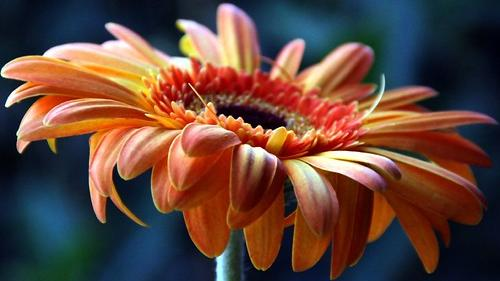
#> input picture src/physion/visual_stim/NI_bank/1.jpg, 500 x 281 px; its folder holds 4 pictures in this run
$ python run_naturalness.py
#> lines starting #> are read from the running program, lines starting #| are printed output that depends on the picture
### src/physion/visual_stim/natural_images/images.py
"""
loading, normalizing and saving natural images

images are 2D float arrays in [0,1] (grayscale), shape (height, width)
"""
import os, pathlib
import numpy as np
from PIL import Image
from natsort import natsorted

# default folder: physion/visual_stim/NI_bank
NI_BANK = os.path.join(pathlib.Path(__file__).resolve().parents[1], 'NI_bank')

EXTENSIONS = ('.jpeg', '.jpg', '.png', '.tif', '.tiff', '.bmp')

# --- stimulus statistics (screen units, in [0,1])
MEAN_LUM = 0.5
RMS_CONTRAST = 0.25


def list_images(folder=NI_BANK, extensions=EXTENSIONS):
    """ image files of `folder`, in natural order (2.jpg before 10.jpg) """
    files = [os.path.join(folder, f) for f in os.listdir(folder)
             if os.path.splitext(f)[1].lower() in extensions]
    return natsorted(files)


def common_shape(files):
    """ largest (height, width) shared by all images, read from the headers only """
    sizes = [Image.open(f).size for f in files]
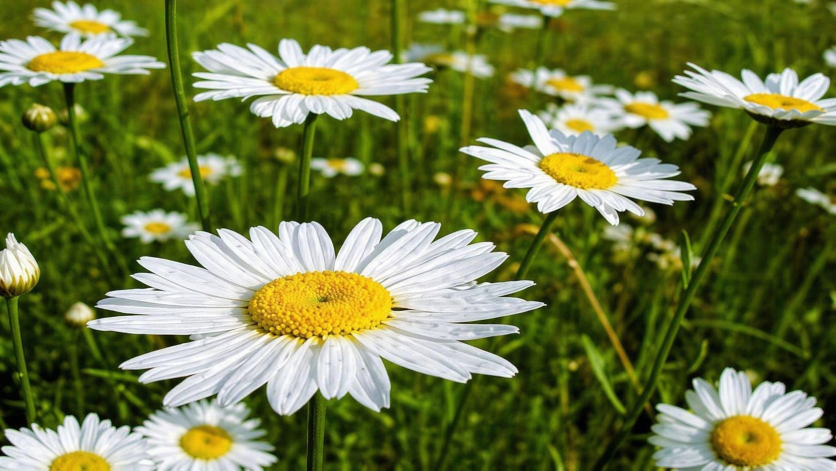
#> input picture src/physion/visual_stim/NI_bank/2.jpg, 1672 x 941 px (shown at 1/2 size)
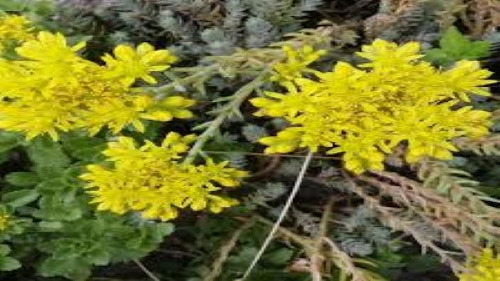
#> input picture src/physion/visual_stim/NI_bank/3.jpg, 500 x 281 px
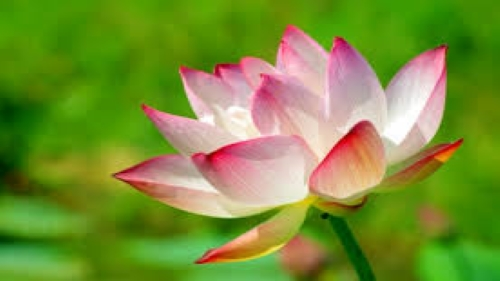
#> input picture src/physion/visual_stim/NI_bank/4.jpg, 500 x 281 px
#> sizes = [(500, 281), (1672, 941), (500, 281), (500, 281)]
    return (min(s[1] for s in sizes), min(s[0] for s in sizes))


# [35 lines left out: functions load_image, load_images, normalize, downsample, not called in this run]


def save_image(x, filename):
    """ 8-bit grayscale image from an array in [0,1] """
    Image.fromarray(np.round(255 * np.clip(x, 0, 1)).astype(np.uint8)).save(filename)

### src/physion/visual_stim/natural_images/run_naturalness.py
"""
Naturalness of phase-morphed images for all pairs of a folder of natural images

    python -m physion.visual_stim.natural_images.run_naturalness --img-dir path/to/images
    python -m physion.visual_stim.natural_images.run_naturalness --img-dir ... --max-pairs 20   # quick test
    python -m physion.visual_stim.natural_images.run_naturalness --img-dir ... --n-figures 500

for every pair: phase-morph continuum, filter-response sparseness (kurtosis) of each image,
naturalness index (1: as sparse as the originals, 0: as Gaussian as a phase-scrambled image),
ranking by the naturalness of the least natural intermediate image, continuum figures named by rank

cost: ~1 s per pair and ~1.5 s per figure on one core (118 images = 6903 pairs: ~15 + 20 min
on 8 cores), ~150 kB per figure

outputs (out-dir):
    pairs_sorted.csv   one row per pair, best pairs first
    sparseness.npz     all kurtosis values (per pair, morph weight, spatial frequency)
    summary.png        naturalness vs. morph weight over all pairs + score histogram
    top-pairs.png / bottom-pairs.png   midpoint images of the best / worst pairs
    continuum/rank-00001_56-61.png ...  continuum figure of each pair (cleared at each run)
"""
import os, time, argparse, itertools
from multiprocessing import Pool
import numpy as np
import matplotlib
matplotlib.use('Agg')
import matplotlib.pyplot as plt

from physion.visual_stim.screens import SCREENS
from physion.visual_stim.natural_images import images, spectrum, morphing, mouse_vision, sparseness, plots

_W = {}   # per-worker state


def init_worker(img_dir, shape, ws, deg_per_px):
    _W['img_dir'], _W['shape'], _W['ws'] = img_dir, shape, ws
    _W['model'] = sparseness.SparsenessModel(shape, deg_per_px=deg_per_px)


def load(name):
    return images.load_image(os.path.join(_W['img_dir'], name), _W['shape'])


def analyze_pair(args):
    i, j, nameA, nameB = args
    res = sparseness.continuum_sparseness(load(nameA), load(nameB), _W['ws'], _W['model'],
                                          seed=1000 * i + j)
    return i, j, res['K'], res['K_orig'], res['K_scr']


def morph_continuum(A, B, ws):
    sA, sB = spectrum.phase_spectrum(A), spectrum.phase_spectrum(B)
    return [morphing.phase_morph(sA, sB, w) for w in ws]


def plot_pair(args):
    fn, nameA, nameB, naturalness, title = args
    A, B = load(nameA), load(nameB)
    continuum = [x[::2, ::2] for x in morph_continuum(A, B, _W['ws'])]
    fig = plots.plot_pair_naturalness(A[::2, ::2], B[::2, ::2], continuum, _W['ws'],
                                      naturalness, (nameA, nameB), title)
    plots.save(fig, fn, dpi=100)
    plt.close(fig)


def progress(label, n, total, t0, every):
    if n % every == 0 or n == total:
        el = time.time() - t0
        print('%s: %i/%i, %.0f min elapsed, %.0f min left' % (
            label, n, total, el / 60, el / n * (total - n) / 60), flush=True)


def main(args):
    ws = np.linspace(0, 1, args.n_w)
    interior = (ws > 0) & (ws < 1)
    mid = np.argmin(np.abs(ws - 0.5))

    files = images.list_images(args.img_dir)
    names = [os.path.basename(f) for f in files]
    shape = images.common_shape(files)
#> shape = (281, 500)
    pairs = list(itertools.combinations(range(len(names)), 2))
    if args.max_pairs is not None and args.max_pairs < len(pairs):
        rng = np.random.default_rng(1)
        pairs = [pairs[k] for k in sorted(rng.choice(len(pairs), args.max_pairs, replace=False))]
    os.makedirs(os.path.join(args.out_dir, 'continuum'), exist_ok=True)
    print('%i images, %i pairs, %i morph weights, %i workers' % (
        len(names), len(pairs), args.n_w, args.workers))
    deg_per_px = mouse_vision.resolve_deg_per_px(shape, args.screen, args.units, args.deg_per_px)
    print('%ix%i px, %.3f deg/px' % (*shape, deg_per_px))
    init_args = (args.img_dir, shape, ws, deg_per_px)

    # --- sparseness of all continuum images
    t0, results = time.time(), {}
    with Pool(args.workers, initializer=init_worker, initargs=init_args) as pool:
        tasks = [(i, j, names[i], names[j]) for i, j in pairs]
        for n, (i, j, K, K_orig, K_scr) in enumerate(
                pool.imap_unordered(analyze_pair, tasks, chunksize=4), start=1):
            results[(i, j)] = (K, K_orig, K_scr)
            progress('sparseness', n, len(tasks), t0, 50)

    K = np.array([results[p][0] for p in pairs])            # (pairs, w, filters)
    K_orig = np.array([results[p][1] for p in pairs])       # (pairs, 2, filters)
    K_scr = np.array([results[p][2] for p in pairs])        # (pairs, filters)

    kurt = K.mean(-1)                                       # (pairs, w)
    kA, kB = K_orig.mean(-1).T
    k_scr = K_scr.mean(-1)
    k_nat = (1 - ws[None]) * kA[:, None] + ws[None] * kB[:, None]
    naturalness = sparseness.naturalness_index(kurt, k_nat, k_scr[:, None])
    score = naturalness[:, interior].min(1)                 # least natural intermediate image
    order = np.argsort(-score)

    init_worker(*init_args)                                 # main process: figures below
    np.savez(os.path.join(args.out_dir, 'sparseness.npz'),
             names=np.array(names), pairs=np.array(pairs), ws=ws,
             sfs=np.array(_W['model'].sfs), n_ori=_W['model'].n_ori,
             kurtosis=kurt, kurtosis_per_sf=_W['model'].per_sf(K),
             kurtosis_A=kA, kurtosis_B=kB, kurtosis_scrambled=k_scr,
             naturalness=naturalness, score=score, order=order)

    # --- sorted table
    rows = []
    for rank, p in enumerate(order, start=1):
        i, j = pairs[p]
        fig_name = 'rank-%05i_%s-%s.png' % (rank, *[os.path.splitext(names[k])[0] for k in (i, j)])
        rows.append(dict(rank=rank, i=i, j=j, p=p, score=score[p], fig=fig_name))
    with open(os.path.join(args.out_dir, 'pairs_sorted.csv'), 'w') as f:
        f.write('rank,image_1,image_2,naturalness_min,naturalness_mean,naturalness_mid,'
                'kurtosis_1,kurtosis_2,kurtosis_mid,kurtosis_scrambled,figure\n')
        for r in rows:
            p = r['p']
            f.write('%i,%s,%s,%.4f,%.4f,%.4f,%.3f,%.3f,%.3f,%.3f,%s\n' % (
                r['rank'], names[r['i']], names[r['j']], score[p],
                naturalness[p, interior].mean(), naturalness[p, mid],
                kA[p], kB[p], kurt[p, mid], k_scr[p], r['fig']))
    print('best pairs:')
    for r in rows[:10]:
        print('  #%i  %s x %s  min naturalness %.2f' % (r['rank'], names[r['i']], names[r['j']], r['score']))

    # --- summary figures
    fig = plots.plot_naturalness_summary(ws, naturalness, score)
    plots.save(fig, os.path.join(args.out_dir, 'summary.png'), dpi=150)
    plt.close(fig)
    for which, sel in (('top', rows[:24]), ('bottom', rows[-12:])):
        mids = [morph_continuum(load(names[r['i']]), load(names[r['j']]), [0.5])[0][::2, ::2] for r in sel]
        titles = ['#%i  %s x %s\nmin naturalness %.2f' % (r['rank'], names[r['i']], names[r['j']], r['score'])
                  for r in sel]
        fig = plots.plot_image_grid(mids, titles, '%s pairs by naturalness: midpoint (w = 0.5) images'
                                    % which.capitalize())
        plots.save(fig, os.path.join(args.out_dir, '%s-pairs.png' % which), dpi=110)
        plt.close(fig)

    # --- continuum figures, named by rank (previous ones are removed: ranks change between runs)
    fig_dir = os.path.join(args.out_dir, 'continuum')
    for f in os.listdir(fig_dir):
        if f.startswith('rank-') and f.endswith('.png'):
            os.remove(os.path.join(fig_dir, f))
    n_fig = len(rows) if args.n_figures is None else min(args.n_figures, len(rows))
    if n_fig > 0:
        t0 = time.time()
        with Pool(args.workers, initializer=init_worker, initargs=init_args) as pool:
            tasks = [(os.path.join(fig_dir, r['fig']), names[r['i']], names[r['j']], naturalness[r['p']],
                      'rank %i / %i      %s x %s      min naturalness = %.2f' % (
                          r['rank'], len(rows), names[r['i']], names[r['j']], r['score']))
                     for r in rows[:n_fig]]
            for n, _ in enumerate(pool.imap_unordered(plot_pair, tasks, chunksize=4), start=1):
                progress('figures', n, len(tasks), t0, 100)

    print('done -> %s' % args.out_dir)


def parser():
    p = argparse.ArgumentParser(
        description='naturalness (filter-response sparseness) of phase-morph continua for all image pairs')
    p.add_argument('--img-dir', default=images.NI_BANK)
    p.add_argument('--out-dir', default=os.path.join('Natural-Images-Morphs', 'phase', 'naturalness'))
    p.add_argument('--screen', default=mouse_vision.SCREEN, choices=list(SCREENS),
                   help='physion screen (visual_stim/screens.py), images stretched over the full screen')
    p.add_argument('--units', default=mouse_vision.UNITS, choices=['cm', 'deg', 'lin-deg'],
                   help='units of the visual stimulation protocol (pixel -> angle mapping)')
    p.add_argument('--deg-per-px', type=float, default=None,
                   help='visual degrees per image pixel, overrides --screen (setup not in screens.py)')
    p.add_argument('--n-w', type=int, default=7, help='number of morph weights (incl. both ends)')
    p.add_argument('--workers', type=int, default=max(1, (os.cpu_count() or 2) - 1))
    p.add_argument('--max-pairs', type=int, default=None,
                   help='random subset of pairs (quick test), default: all pairs')
    p.add_argument('--n-figures', type=int, default=None,
                   help='continuum figures for the n best pairs only, default: all, 0: none')
    return p


if __name__ == '__main__':
    main(parser().parse_args())
#> (the call stopped at in main, `deg_per_px = mouse_vision.resolve_deg_per_px(shape, args.screen, args...`: physion is not available in this run)
